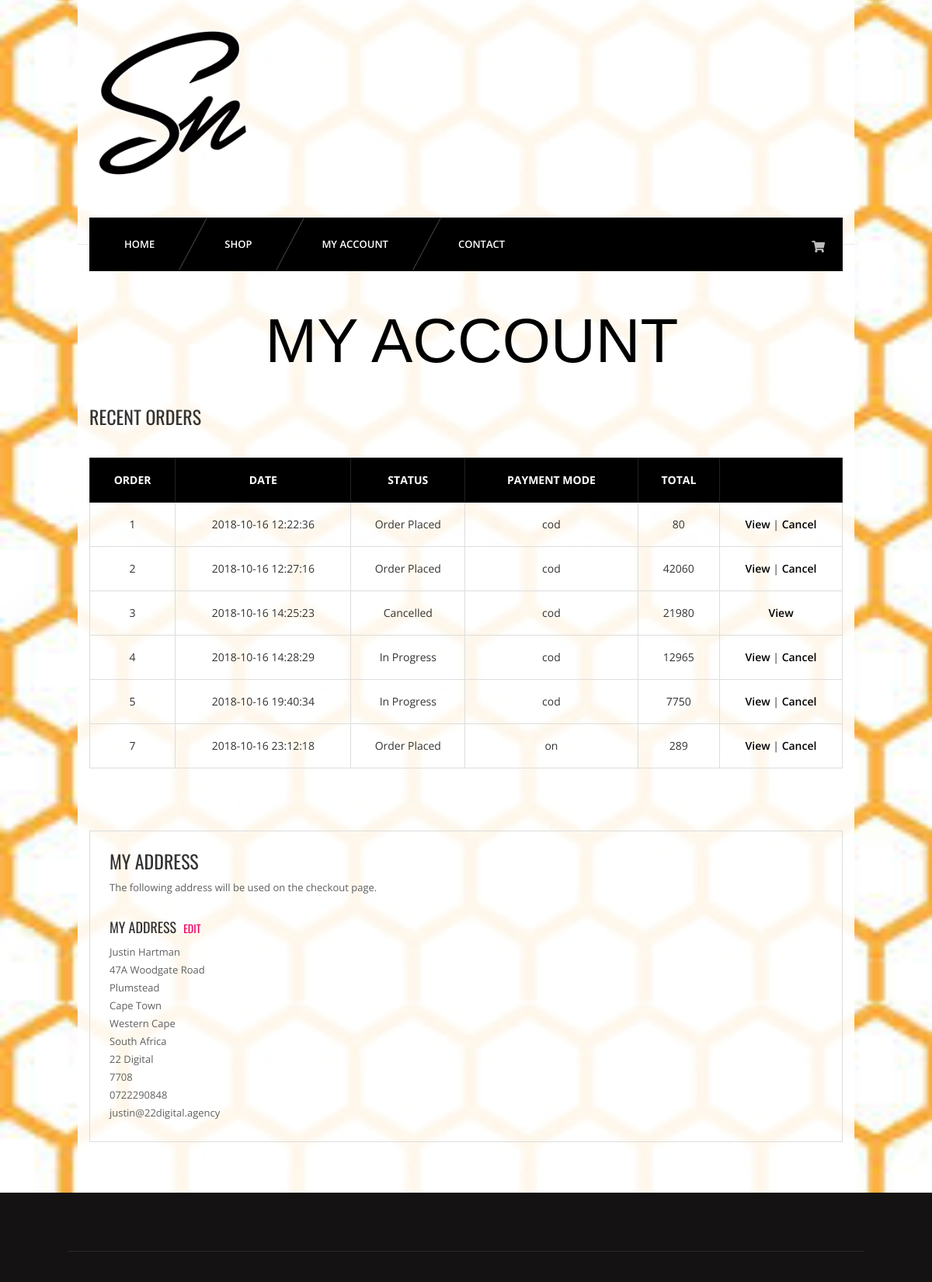
The page /my-account.php (signed in) on the database its author committed.
### tables this page shows
CREATE TABLE IF NOT EXISTS `orders` (
  `id` INT(11) NOT NULL AUTO_INCREMENT,
  `uid` INT(11) NOT NULL,
  `totalprice` VARCHAR(255) NOT NULL,
  `orderstatus` VARCHAR(255) NOT NULL,
  `paymentmode` VARCHAR(255) NOT NULL,
  `timestamp` DATETIME NOT NULL DEFAULT CURRENT_TIMESTAMP,
  PRIMARY KEY (`id`),
  INDEX `fk_uid_users_id_idx` (`uid` ASC),
  CONSTRAINT `fk_orders_uid_users_id`
    FOREIGN KEY (`uid`)
    REFERENCES `users` (`id`));

CREATE TABLE IF NOT EXISTS `usersmeta` (
  `id` INT(11) NOT NULL AUTO_INCREMENT,
  `uid` INT(11) NOT NULL,
  `firstname` VARCHAR(255) NOT NULL,
  `lastname` VARCHAR(255) NOT NULL,
  `company` VARCHAR(255) NOT NULL,
  `address1` VARCHAR(255) NOT NULL,
  `address2` VARCHAR(255) NOT NULL,
  `city` VARCHAR(255) NOT NULL,
  `state` VARCHAR(255) NOT NULL,
  `country` VARCHAR(255) NOT NULL,
  `zip` VARCHAR(255) NOT NULL,
  `mobile` VARCHAR(255) NOT NULL,
  PRIMARY KEY (`id`),
  INDEX `fk_uid_users_id_idx` (`uid` ASC),
  CONSTRAINT `fk_usersmeta_uid_users_id`
    FOREIGN KEY (`uid`)
    REFERENCES `users` (`id`));

CREATE TABLE IF NOT EXISTS `users` (
  `id` INT(11) NOT NULL AUTO_INCREMENT,
  `email` VARCHAR(255) NOT NULL,
  `password` VARCHAR(255) NOT NULL,
  `timestamp` DATETIME NOT NULL DEFAULT CURRENT_TIMESTAMP,
  PRIMARY KEY (`id`),
  UNIQUE INDEX `email_idx` (`email` ASC));

### inc/classes/mysqli.php (called while the page is built, shortened)
<?php
final class DatabaseManager extends \mysqli
{
    public function select($select, $from, $where = '')
    {
        return $this->query("SELECT {$select} FROM {$from} {$where}");
    }
    public function singleSelect($select, $from, $where = '', $fetch = 'assoc')
    {
        $fetch = 'fetch_' . $fetch;
        $return = null;
        if ($data = $this->query("SELECT {$select} FROM {$from} {$where} LIMIT 1")) {
            $return = $data->$fetch();
        }
        return $return;
    }
}

### my-account.php (the view, shortened to what this page needs)
<?php
require __DIR__ . '/config/bootstrap.php';
include INC . 'header.php';
include INC . 'nav.php';
$uid = $_SESSION['customerid'];
?>
<section id="content">
    <div class="content-blog content-account">
        <div class="container">
            <div class="row">
                <div class="page_header text-center">
                    <h2>My Account</h2>
                </div>
                <div class="col-md-12">
                    <h3>Recent Orders</h3>
                    <br>
                    <table class="cart-table account-table table table-bordered">
                        <thead>
                            <tr>
                                <th>Order</th>
                                <th>Date</th>
                                <th>Status</th>
                                <th>Payment Mode</th>
                                <th>Total</th>
                                <th></th>
                            </tr>
                        </thead>
                        <tbody>
                            <?php
                            $orders = $database->select("id, timestamp, orderstatus, paymentmode, totalprice", "orders", "WHERE `uid`='$uid'");
                            while ($order = $orders->fetch_assoc()) {
                                ?>
                                <tr>
                                    <td>
                                        <?php echo $order['id']; ?>
                                    </td>
                                    <td>
                                        <?php echo $order['timestamp']; ?>
                                    </td>
                                    <td>
                                        <?php echo $order['orderstatus']; ?>
                                    </td>
                                    <td>
                                        <?php echo $order['paymentmode']; ?>
                                    </td>
                                    <td>
                                        <?php echo getenv('STORE_CURRENCY') . $order['totalprice']; ?>
                                    </td>
                                    <td>
                                        <a href="<?php echo getenv('STORE_URL'); ?>/view-order.php?id=<?php echo $order['id']; ?>">View</a>
                                        <?php if ($order['orderstatus'] != 'Cancelled') {
                                            ?>
                                            | <a href="<?php echo getenv('STORE_URL'); ?>/cancel-order.php?id=<?php echo $order['id']; ?>">Cancel</a>
                                            <?php
                                        } ?>
                                    </td>
                                </tr>
                                <?php
                            } ?>
                        </tbody>
                    </table>
                    <br>
                    <br>
                    <br>
                    <div class="ma-address">
                        <h3>My Address</h3>
                        <p>The following address will be used on the checkout page.</p>
                        <div class="row">
                            <div class="col-md-6">
                                <h4>My Address <a href="<?php echo getenv('STORE_URL'); ?>/edit-address.php">Edit</a></h4>
                                <?php
                                $address = $database->singleSelect("`u1`.`firstname`, `u1`.`lastname`, `u1`.`address1`, `u1`.`address2`, `u1`.`city`, `u1`.`state`, `u1`.`country`, `u1`.`company`, `u`.`email`, `u1`.`mobile`, `u1`.`zip`", "`users` `u`", "JOIN `usersmeta` `u1` WHERE `u`.`id`=`u1`.`uid` AND `u`.`id`='$uid'");
                                if ($address !== null) {
                                    echo "<p>".$address['firstname'] ." ". $address['lastname'] ."</p>";
                                    echo "<p>".$address['address1'] ."</p>";
                                    echo "<p>".$address['address2'] ."</p>";
                                    echo "<p>".$address['city'] ."</p>";
                                    echo "<p>".$address['state'] ."</p>";
                                    echo "<p>".$address['country'] ."</p>";
                                    echo "<p>".$address['company'] ."</p>";
                                    echo "<p>".$address['zip'] ."</p>";
                                    echo "<p>".$address['mobile'] ."</p>";
                                    echo "<p>".$address['email'] ."</p>";
                                }
                                ?>
                            </div>
                            <div class="col-md-6">
                            </div>
                        </div>
                    </div>
                </div>
            </div>
        </div>
    </div>
</section>
<?php include INC . 'footer.php'; ?>

### assets/css/light.css (style rules this page uses)
body { background-color:#fff; }
p { color:#5f5f5f; }

### rows shown on the page
orders: id "1", timestamp "2018-10-16 12:22:36", orderstatus "Order Placed", paymentmode "cod", totalprice "80"
orders: id "2", timestamp "2018-10-16 12:27:16", orderstatus "Order Placed", paymentmode "cod", totalprice "42060"
orders: id "3", timestamp "2018-10-16 14:25:23", orderstatus "Cancelled", paymentmode "cod", totalprice "21980"
orders: id "4", timestamp "2018-10-16 14:28:29", orderstatus "In Progress", paymentmode "cod", totalprice "12965"
orders: id "5", timestamp "2018-10-16 19:40:34", orderstatus "In Progress", paymentmode "cod", totalprice "7750"
orders: id "7", timestamp "2018-10-16 23:12:18", orderstatus "Order Placed", paymentmode "on", totalprice "289"
usersmeta: firstname "Justin", lastname "Hartman", address1 "47A Woodgate Road", address2 "Plumstead", city "Cape Town", state "Western Cape", country "South Africa", company "22 Digital", zip "7708", mobile "0722290848", uid.email "justin@22digital.agency"
